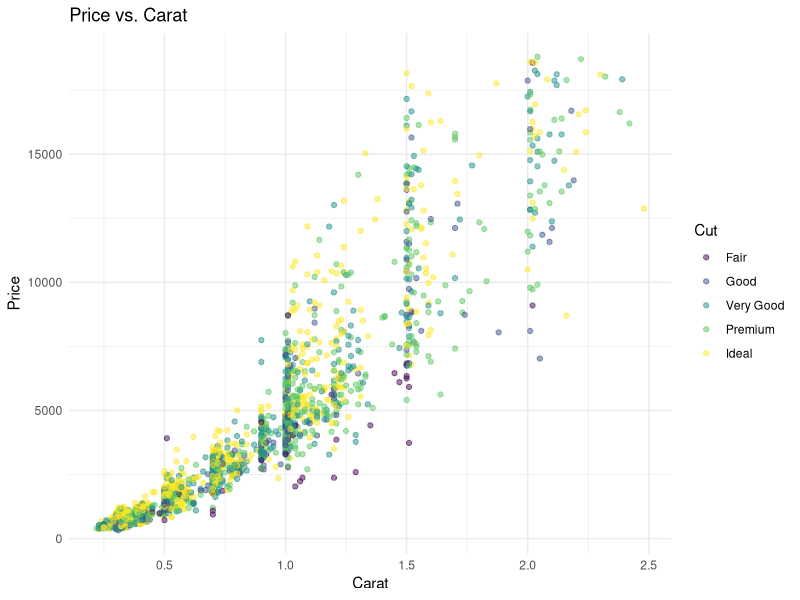
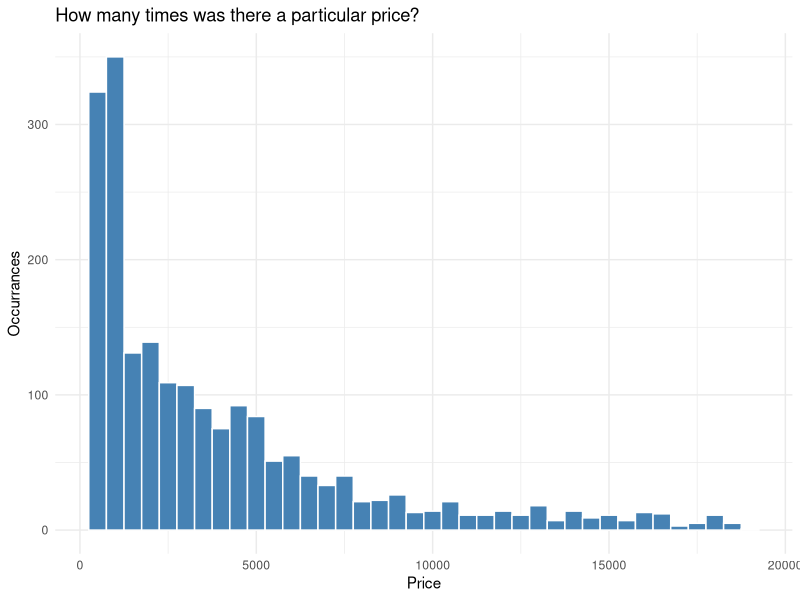
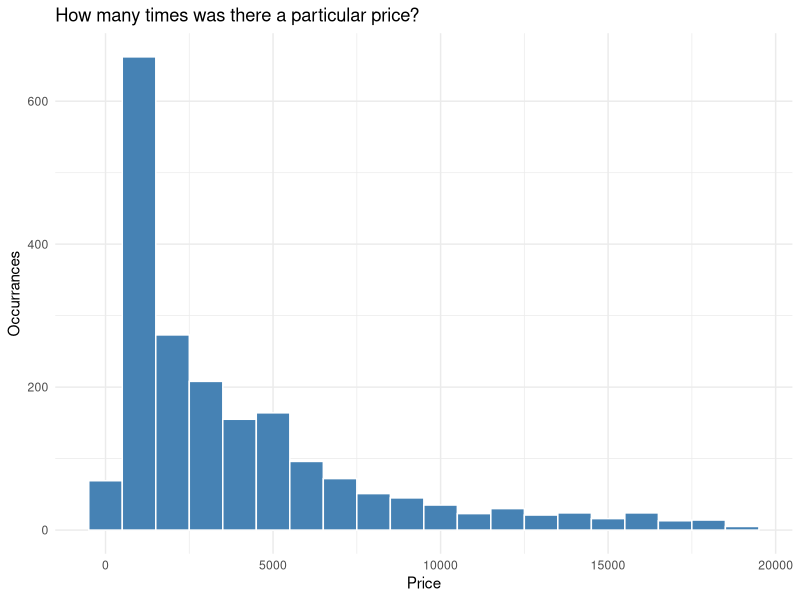
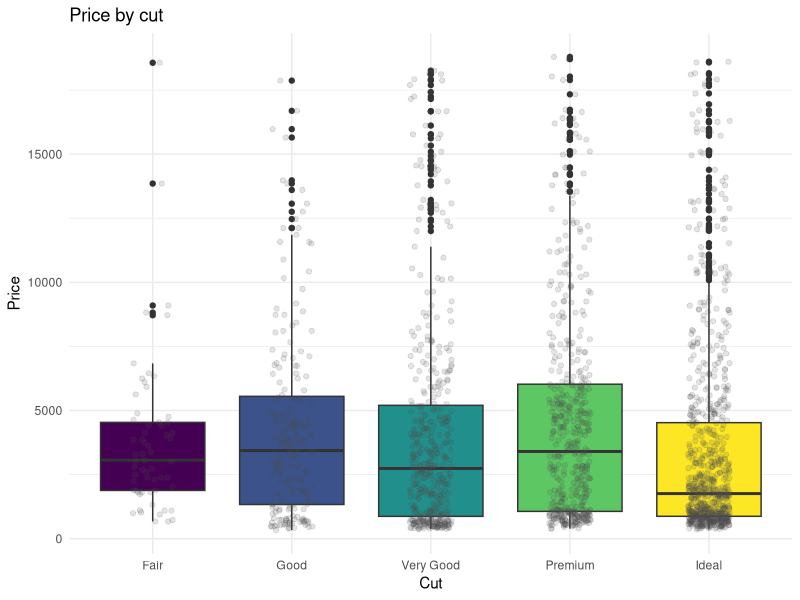
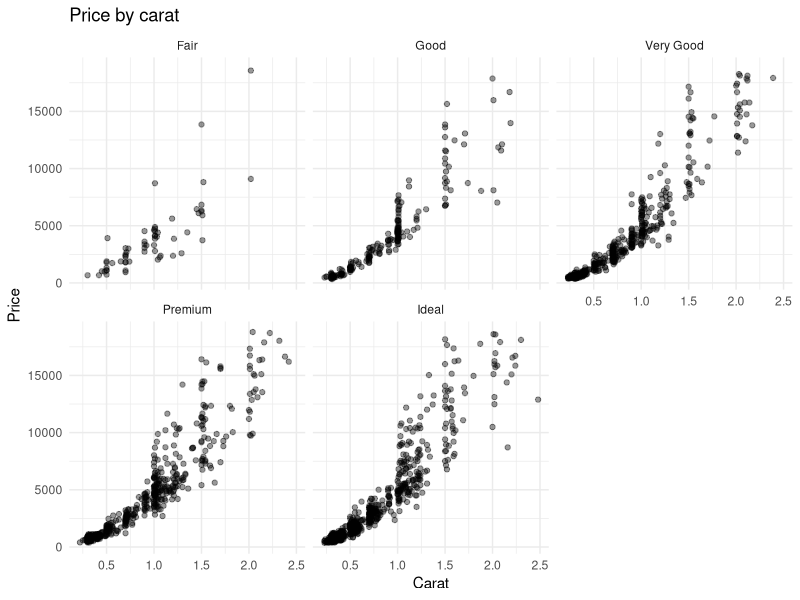
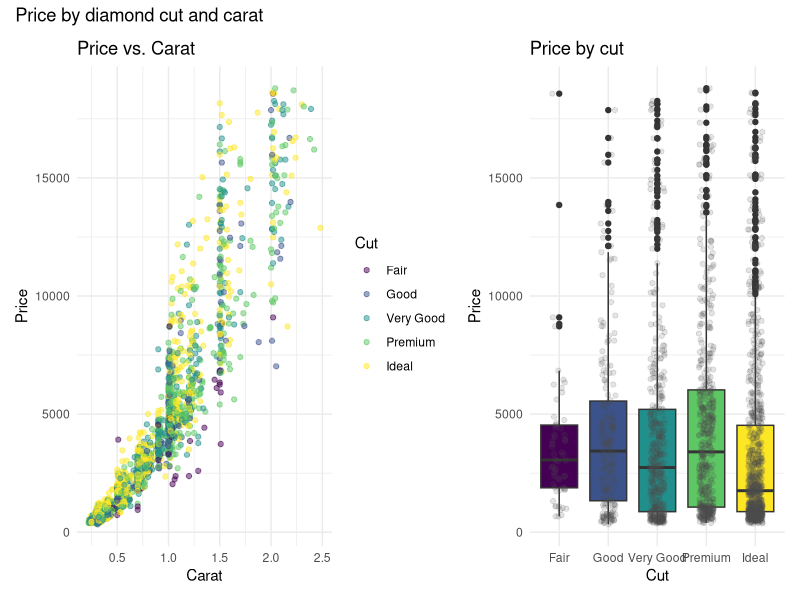
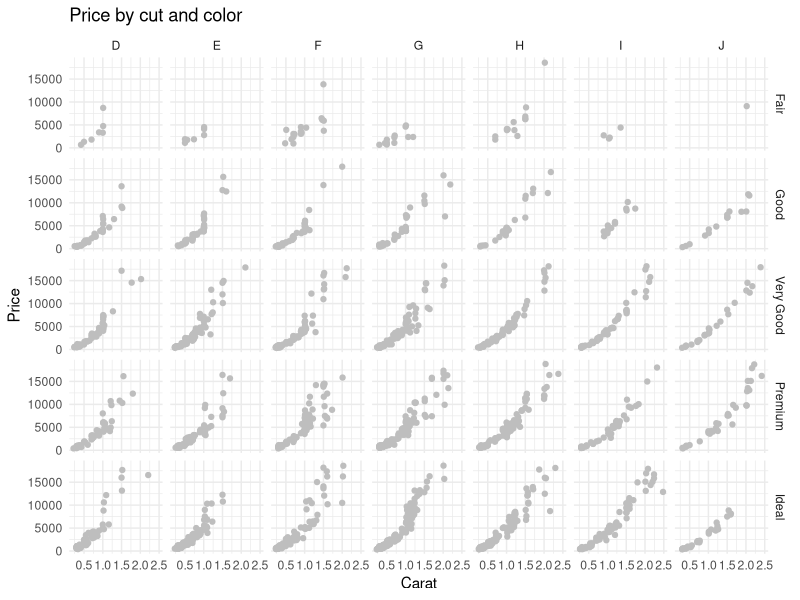
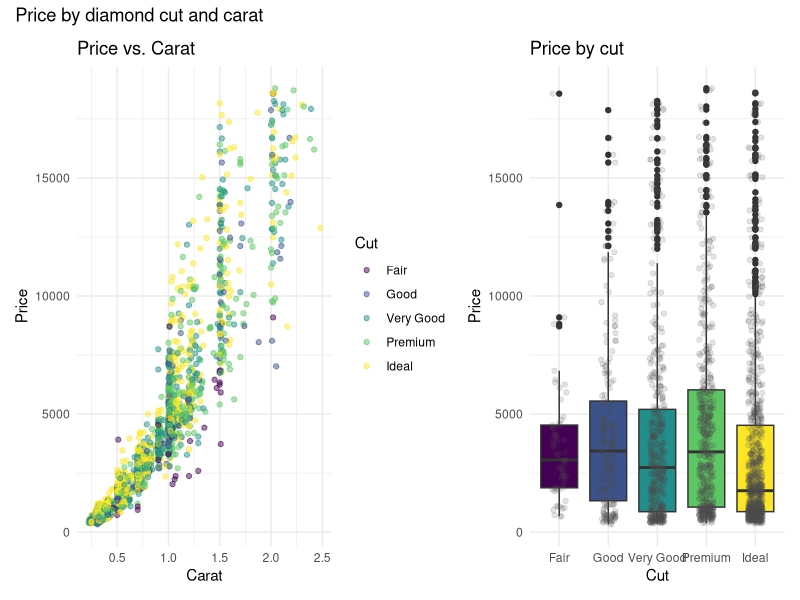

R code for these plots, in order:
# One possible solution is shown for each exercise. 
# Other plots meeting the instructions are valid. 

# These exercises use `ggplot2::diamonds`, which comes with {ggplot2}. 
# Each row represents one diamond. 
# We will use a fixed sample of 2,000 diamonds to keep the scatterplots readable.

# Variables used here:
# - `carat`: diamond weight in carats.
# - `price`: price in US dollars.
# - `cut`: cut quality, with categories Fair, Good, Very Good, Premium, and Ideal.
# - `color`: diamond color grade, from D (best) to J (worst).


# I suggest you use `data =` and `mapping =` in your `ggplot()` calls as you learn. 
# Answer interpretation questions in one sentence beneath your code.

	# Setup 
	library(tidyverse)
	library(patchwork)

	# Since the next line of code takes a random sample of rows from the data set,
	# let's set the seed so it will use the same sample each time.
	# set.seed() is a random number generator; run ? set.seed() for more information
	
	set.seed(123)

	diamonds_plot <- ggplot2::diamonds |>
	  slice_sample(n = 2000)
	
	glimpse(diamonds_plot)

	# 1. Build and customize a scatterplot:
		
	# Create a scatterplot with:
	# - `carat` on the x-axis and `price` on the y-axis;
	# - point color mapped to `cut`;
	# - all points set to `alpha = 0.5` and `size = 1.5`.
	
	# Add informative axis labels and a title. 
	# Use a built-in theme of your choice. 
	# Save the plot as `p_scatter`, then display it.
	
	# Write one sentence describing the relationship you see between carat and price. 
	# Identify one aesthetic you mapped and one aesthetic you set.
	
	# Write your code here:
	
	  p_scatter <- ggplot(
	    diamonds_plot,
	    aes(x = carat, y = price, color = cut)) +
	    geom_point(alpha = 0.5, size = 1.5) +
	    labs(
	      x = "Carat",
	      y = "Price",
	      title = "Price vs. Carat",
	      color = "Cut") +
	    theme_minimal()
	  
p_scatter

	# Your response to the questions here:
	# Price increases with carat, although prices vary among diamonds 
	# of similar carat. 
	
	# Color is mapped to cut; 
	# alpha and size are set to fixed values. 

	
	# 2. Explore a distribution 

	# Create a histogram of `price` using `binwidth = 500`. 
	# Set the bar fill to `"steelblue"` and the outline color to `"white"`. 
	# Add informative labels.
	# Then make a second version using `binwidth = 1000`.
	
	# Write one sentence explaining how changing the bin width affects the 
	# appearance of the histogram. 
	# Which version helps you see the distribution more clearly? 

	# Write your code here:
	
	histogram_500 <- ggplot(data = diamonds_plot, mapping = aes(price))+
	  geom_histogram(binwidth = 500, color = "white", fill = "steelblue")+
	  labs(
	    x = "Price",
	    y = "Occurrances",
	    title = "How many times was there a particular price?",)+
	  theme_minimal()

	histogram_500
	
	histogram_1000 <- ggplot(data = diamonds_plot, mapping = aes(price))+
	  geom_histogram(binwidth = 1000, color = "white", fill = "steelblue")+
	  labs(
	    x = "Price",
	    y = "Occurrances",
	    title = "How many times was there a particular price?",)+
	  theme_minimal()
	
	histogram_1000

	# Your response:
	# Wider bins produce fewer, broader bars and show less detail. 

	# 3. Compare groups with two layers 
	
	# Create a boxplot with `cut` on the x-axis and `price` on the y-axis.
	# Map the box fill to `cut`.
	# Add individual observations using `geom_jitter(width = 0.15, height = 0, alpha = 0.15)`.
	# Give all jittered points the fixed color `"grey30"`.
	# Remove the fill legend because the cut categories already appear on the x-axis.
	# Add informative labels and a built-in theme.
	# Save this plot as `p_box`, then display it.
	
	# Hint: put `fill = cut` inside `aes()` in `geom_boxplot()` so it applies 
	# only to the boxplot layer.

	# Write one sentence explaining what the jittered points add to the boxplot.

	# Write your code here:
	
	p_box <- ggplot(
	  data = diamonds_plot,
	  mapping = aes(x = cut, y = price))+
	  geom_boxplot(mapping = aes(fill = cut))+
	  geom_jitter(width = 0.15, height = 0, alpha = 0.15, color = "grey30")+
	  labs(
	    x = "Cut",
	    y = "Price",
	    title = "Price by cut")+
	  guides(fill = "none")+
	  theme_minimal()
	
	p_box

	# Your response:
	# The points show individual prices and where observations are concentrated, 
	# alongside the boxplot summary. 
	# Height = 0 keeps the plotted prices unchanged vertically. 
	# The default boxplot also draws outliers, so some observations appear in both layers; 
	# suppressing outliers is not required for this exercise.

	
# 4. Compare color and facets 

	# Create a new scatterplot with `carat` on the x-axis and `price` on the y-axis. 
	# Set all points to `alpha = 0.4`.
	# Use `facet_wrap()` to create one panel for each `cut` category. 
	# Keep all points the same color. 
	# Add informative labels and a built-in theme.
	# Write one sentence comparing this plot with `p_scatter`. 
	# What is easier to see when cut categories have their own panels?

	# Write your code here:

	new_p_scatter <- ggplot(
	  data = diamonds_plot,
	  mapping = aes(x = carat, y = price))+
	  geom_point(alpha = 0.4)+
	  facet_wrap(~ cut)+
	  labs(x = "Carat",
	       y = "Price",
	       title = "Price by carat")+
	  theme_minimal()
	
	new_p_scatter
	
	# Your response:
	# Facets reduce overlap among cut categories and make within-category 
	# patterns easier to inspect. 
	# The original color plot allows direct comparison of categories in the same panel.

	# 5. Assemble and save a figure 
	
	# Use `patchwork` to place `p_scatter` and `p_box` side by side.
	# Add an overall title using `plot_annotation()`.
	# Save the combined figure as an object named `diamond_figure`.
	# Write the object out to display it.
	# Use `ggsave()` to save it as `diamond_figure.png`, with width 10 inches, 
		# height 5 inches, and resolution 300 dpi.
	# Use the `plot =` argument to specify the object to save in ggsave().
	# Find the saved image in your project folder and open it. 
	# Check that the labels and legends are readable.
	# If they are not, play around with the height and width or the font size in theme().
	# Hint: use `p_scatter | p_box` for the side-by-side layout.
	
	# Write your code here
	
	diamond_figure <- (p_scatter | p_box)+
	  plot_annotation(
	    title = "Price by diamond cut and carat"
	  )

	diamond_figure
	
	ggsave(
	  filename = "diamond_figure.png",
	  plot = diamond_figure,
	  width = 10,
	  height = 5,
	  units = "in",
	  dpi = 300
	)
	
	# 6. Practice `facet_grid()` with two grouping variables.
	
	# Create a scatterplot of price (y) against carat (x) with:
	# - rows defined by `cut` and columns defined by the diamond `color` grade, 
	# using `facet_grid()`
	# - all points partly transparent
	# - informative labels and a built-in theme.
	
	# Keep all points the same fixed color. 
	# Note that `color` is a column in this dataset: using it in a facet formula 
	# splits the data by diamond color grade.
	
	# Which layout is easier to read: the five panels from Exercise 4 or this larger grid?
	# Explain your choice in one sentence.
	
	# Write your code here:
	
larger_scatterplot <- ggplot(
  data = diamonds_plot,
  mapping = aes(x = carat, y = price))+
  geom_point(color = "grey")+
  facet_grid(cut~color)+
  labs(
    title = "Price by cut and color",
    x = "Carat",
    y = "Price")+
  theme_minimal()

larger_scatterplot
	
	# Write your answer here:
	# The five panels from Exercise 4 is easier to read than this larger grid because it is less crowded so it looks cleaner. 
	
